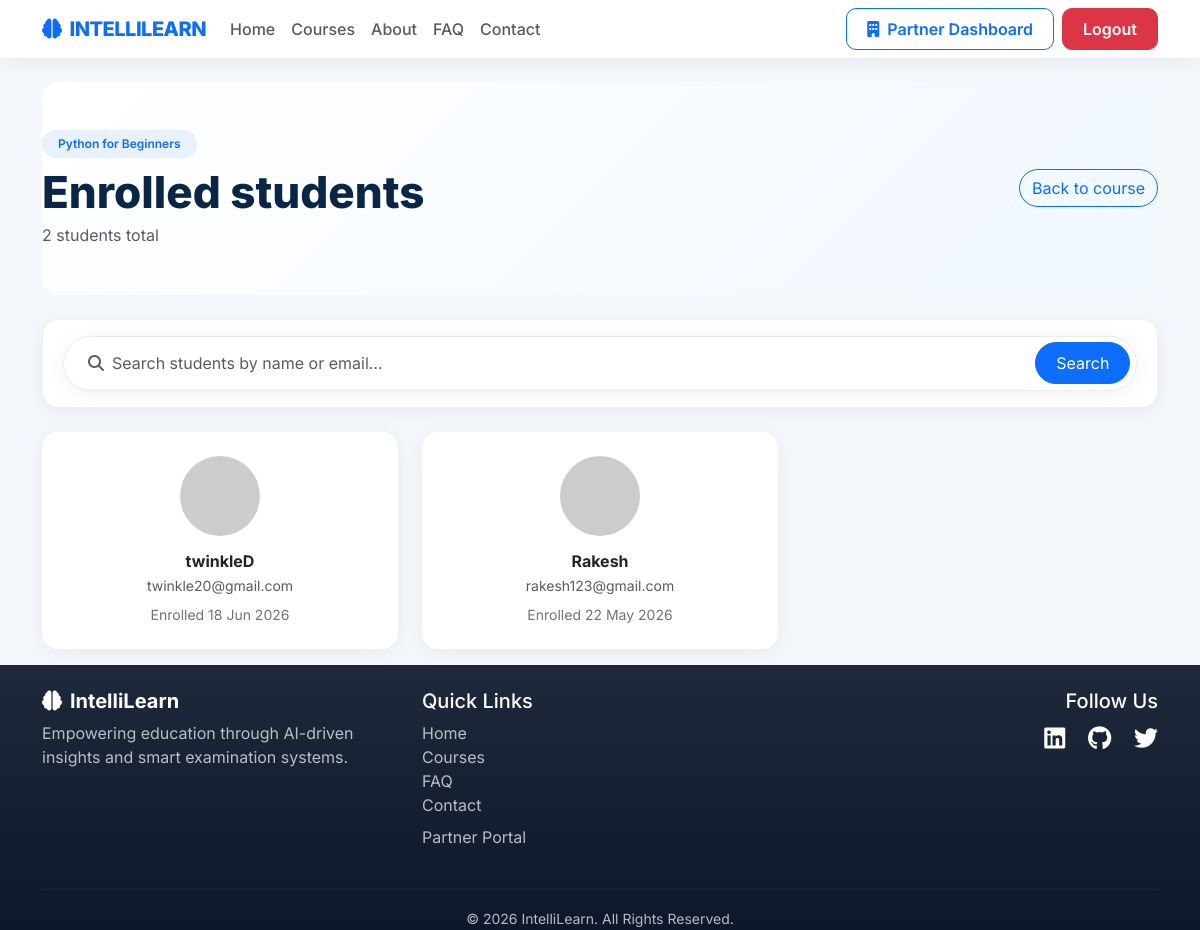
/courses/course/7/students/ (signed in), run on the app's committed database.
### courses/models.py (models this page shows, shortened)
class Course(models.Model):
    title = models.CharField(max_length=200)
    description = models.TextField()
    price = models.DecimalField(
        max_digits=8,
        decimal_places=2
    )
    duration = models.CharField(max_length=100)
    instructor = models.ForeignKey(
        Instructor,
        on_delete=models.CASCADE
    )
    thumbnail = models.ImageField(
        upload_to='course_thumbnails/'
    )
    banner = models.ImageField(
        upload_to='course_banners/',
        blank=True,
        null=True
    )
    what_you_will_learn = models.TextField(
        help_text="Add learning outcomes"
    )
    curriculum = models.TextField(
        help_text="Add syllabus or topics"
    )
    certificate_info = models.TextField(
        blank=True,
        null=True
    )
    requirements = models.TextField(
        blank=True,
        null=True
    )
    target_audience = models.TextField(
        blank=True,
        null=True
    )
    is_active = models.BooleanField(default=True)
    created_at = models.DateTimeField(
        auto_now_add=True
    )
    updated_at = models.DateTimeField(
        auto_now=True
    )
    institute = models.ForeignKey(
    Institute,
    on_delete=models.CASCADE,
    null=True,
    blank=True
)

class Enrollment(models.Model):
    student = models.ForeignKey(
        User,
        on_delete=models.CASCADE
    )
    course = models.ForeignKey(
        Course,
        on_delete=models.CASCADE
    )
    enrolled_at = models.DateTimeField(
        auto_now_add=True
    )

### courses/views.py (the view)
@login_required
def course_students(request, pk):
    course = get_object_or_404(Course, pk=pk)
    queryset = Enrollment.objects.filter(
        course=course
    ).select_related('student').order_by('-enrolled_at')
    q = get_search_term(request)
    if q:
        queryset = queryset.filter(
            Q(student__username__icontains=q)
            | Q(student__email__icontains=q)
        )
    page_obj = paginate(request, queryset, per_page=12)
    context = list_page_context(request, page_obj, 'Search students by name or email…')
    context['course'] = course
    context['total_students'] = Enrollment.objects.filter(course=course).count()
    return render(request, 'courses/course_students.html', context)

### main/context_processors.py (called while the page is built)
def user_navigation(request):
    is_institute_user = False
    is_instructor_user = False
    is_student_user = False
    if request.user.is_authenticated:
        is_institute_user = Institute.objects.filter(user=request.user).exists()
        is_instructor_user = Instructor.objects.filter(user=request.user).exists()
        is_student_user = not is_institute_user and not is_instructor_user
    return {
        'is_institute_user': is_institute_user,
        'is_instructor_user': is_instructor_user,
        'is_student_user': is_student_user,
    }

### main/utils.py (called while the page is built)
def get_search_term(request, param='q'):
    return request.GET.get(param, '').strip()

def pagination_query_string(request, exclude=None):
    if exclude is None:
        exclude = {'page'}
    pairs = []
    for key in request.GET:
        if key in exclude:
            continue
        value = request.GET.get(key, '').strip()
        if value:
            pairs.append((key, value))
    return urlencode(pairs)

def paginate(request, queryset, per_page=10, page_param='page'):
    paginator = Paginator(queryset, per_page)
    page_number = request.GET.get(page_param, 1)
    try:
        return paginator.page(page_number)
    except PageNotAnInteger:
        return paginator.page(1)
    except EmptyPage:
        return paginator.page(paginator.num_pages)

def list_page_context(request, page_obj, search_placeholder='Search…'):
    q = get_search_term(request)
    return {
        'page_obj': page_obj,
        'q': q,
        'query_string': pagination_query_string(request),
        'search_placeholder': search_placeholder,
        'has_filters': bool(q),
    }

### courses/templates/courses/course_students.html (shortened to what this page needs)
{% extends 'main/base.html' %}
{% block content %}
<section class="page-hero mb-4" data-il-animate>
    <div class="d-flex flex-column flex-md-row justify-content-between align-items-md-center gap-3">
        <div>
            <span class="badge badge-il-soft mb-2 px-3 py-2 rounded-pill">{{ course.title }}</span>
            <h1 class="page-hero-title mb-1">Enrolled students</h1>
            <p class="text-muted mb-0">{{ total_students }} student{{ total_students|pluralize }} total</p>
        </div>
        <a href="{% url 'course_detail' course.pk %}" class="btn btn-outline-primary rounded-pill">Back to course</a>
    </div>
</section>
{% include 'main/partials/list_toolbar.html' %}
{% if page_obj.object_list %}
<div class="row g-4">
    {% for enrollment in page_obj %}
    <div class="col-lg-4 col-md-6" data-il-animate>
        <div class="card card-il text-center p-4 h-100">
            <img src="https://ui-avatars.com/api/?name={{ enrollment.student.username }}&background=0D6EFD&color=fff&size=72"
                 class="rounded-circle mb-3 mx-auto" alt="">
            <h6 class="fw-bold mb-1">{{ enrollment.student.username }}</h6>
            <p class="text-muted small mb-2">{{ enrollment.student.email }}</p>
            <small class="text-secondary">Enrolled {{ enrollment.enrolled_at|date:"d M Y" }}</small>
        </div>
    </div>
    {% endfor %}
</div>
{% else %}
{% if not has_filters %}
<div class="shadow-sm">{% include 'main/partials/empty_state.html' with icon='fa-user-graduate' title='No students yet' description='Students who enroll will appear here.' %}</div>
{% endif %}
{% endif %}
{% endblock %}

### static/css/theme.css (style rules this page uses)
:root { --il-primary: #0d6efd; --il-primary-dark: #0a2647; --il-gradient-soft: linear-gradient(135deg, #ffffff 0%, #f0f7ff 100%); --il-shadow-sm: 0 4px 20px rgba(0, 0, 0, 0.06); --il-shadow-md: 0 12px 40px rgba(13, 110, 253, 0.12); --il-radius: 16px; --il-transition: 0.3s cubic-bezier(0.4, 0, 0.2, 1); }
body { background: #f4f7fc; }
.il-animate { animation: ilFadeUp 0.6s ease forwards; opacity: 0; }
.il-delay-1 { animation-delay: 0.1s; }
.il-delay-2 { animation-delay: 0.2s; }
.il-delay-3 { animation-delay: 0.3s; }
.page-hero { padding: 3rem 0; background: var(--il-gradient-soft); border-radius: var(--il-radius); margin-bottom: 2rem; }
.page-hero-title { font-size: clamp(1.75rem, 4vw, 2.75rem); font-weight: 800; color: var(--il-primary-dark); line-height: 1.2; }
.badge-il-soft { background: #e7f1ff; color: var(--il-primary); font-weight: 600; }
.card-il { border: none; border-radius: var(--il-radius); box-shadow: var(--il-shadow-sm); transition: transform var(--il-transition), box-shadow var(--il-transition); background: #fff; }

### main/templates/main/base.html (style rules this page uses)
body { font-family: 'Inter', sans-serif; color: #2d3436; }

### data on the page
Course: title "Python for Beginners"
Enrollment: student.username "twinkleD", student.email "twinkle20@gmail.com", enrolled_at "18 Jun 2026"
Enrollment: student.username "Rakesh", student.email "rakesh123@gmail.com", enrolled_at "22 May 2026"

### other printed values
{{ total_students }} "2"
